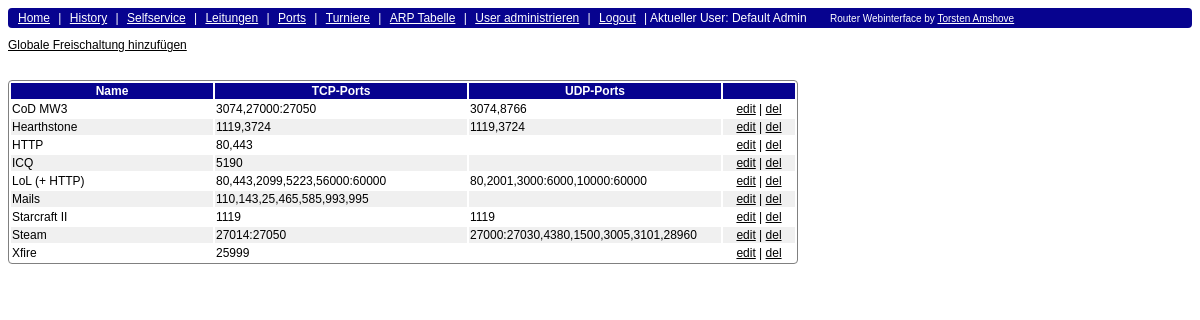
Screenshot of /webinterface/index.php?page=ports (signed in) with the database file from the repository.
### tables this page shows
CREATE TABLE IF NOT EXISTS `ports` (
  `id` int(10) unsigned NOT NULL AUTO_INCREMENT,
  `name` varchar(200) NOT NULL,
  `active` tinyint(1) NOT NULL,
  `leitung` tinyint(4) NOT NULL DEFAULT '0',
  `tcp` varchar(200) NOT NULL,
  `udp` varchar(200) NOT NULL,
  PRIMARY KEY (`id`)
);

### webinterface/ports.php (the view, shortened to what this page needs)
<?php
if($_SESSION["ad_level"] >= 4){
echo "<a href='#' onClick='document.getElementById(\"formular\").style.display = \"block\";'>Globale Freischaltung hinzuf&uuml;gen</a><br>";
echo "<br><br>";
echo "<table class='hover_row'>
  <tr>
    <th width='200'>Name</th>
    <th width='250'>TCP-Ports</th>
    <th width='250'>UDP-Ports</th>
    <th width='70'>&nbsp;</th>
  </tr>";
$query = mysql_query("SELECT * FROM ports ORDER BY name");
while($row = mysql_fetch_assoc($query)){
  echo "<tr>
    <td>".$row["name"]."</td>
    <td>".$row["tcp"]."</td>
    <td>".$row["udp"]."</td>
    <td align='center'><a href='index.php?page=ports&cmd=edit&id=".$row["id"]."'>edit</a> | <a href='index.php?page=ports&cmd=del&id=".$row["id"]."' onClick='return confirm(\"Ports wirklich l&ouml;schen?\");'>del</a></td>
  </tr>";
}
echo "</table>";
}
?>

### webinterface/css/style.css (style rules this page uses)
* { font-family: Arial, verdana, sans-serif; font-size: 12px; }
a { color: #000000; }
table { border: 1px solid gray; -moz-border-radius: 4px; -webkit-border-radius: 4px; border-radius: 4px; }
th { background-color: #07038F; color: #FFFFFF; }
table.hover_row tr:nth-child(odd) { background-color: #F0F0F0; }

### rows the page displays
ports: name "CoD MW3", tcp "3074,27000:27050", udp "3074,8766"
ports: name "Hearthstone", tcp "1119,3724", udp "1119,3724"
ports: name "HTTP", tcp "80,443"
ports: name "ICQ", tcp "5190"
ports: name "LoL (+ HTTP)", tcp "80,443,2099,5223,56000:60000", udp "80,2001,3000:6000,10000:60000"
ports: name "Mails", tcp "110,143,25,465,585,993,995"
ports: name "Starcraft II", tcp "1119", udp "1119"
ports: name "Steam", tcp "27014:27050", udp "27000:27030,4380,1500,3005,3101,28960"
ports: name "Xfire", tcp "25999"

### other values shown
$_SESSION["user_name"] "Default Admin"
